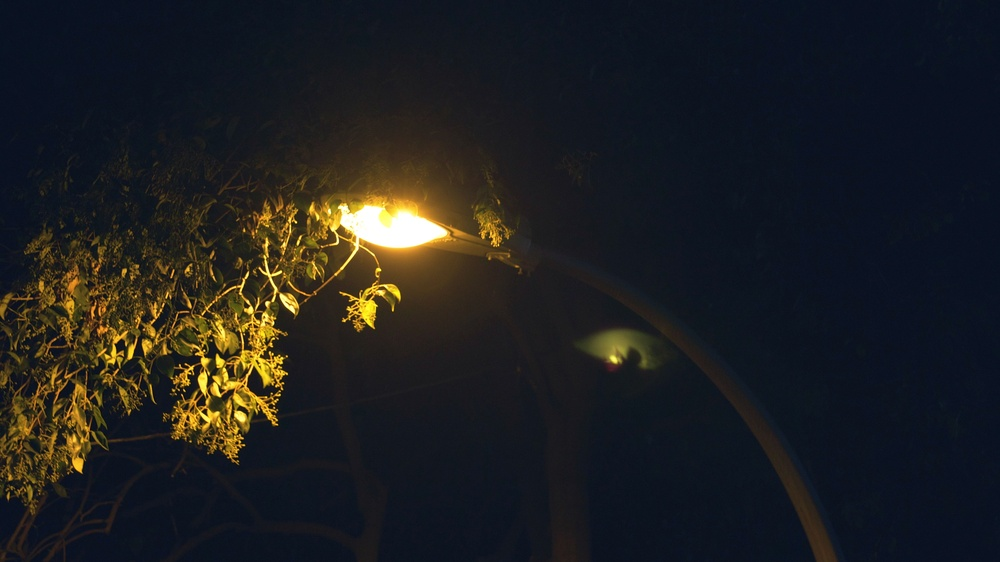
//> input picture data/light.jpeg, 1000 x 562 px, shrunk from 3840 x 2160 before the run
$ ./binary   (built with g++ and OpenCV 4)
//> lines starting //> are read from the running program, lines starting //| are printed output that depends on the picture
#include <opencv2/opencv.hpp>
#include <iostream>
#include <chrono>

#include "../cv_utils/binaryImage.hpp"

using namespace std;

int main()
{
    cv::Mat image = cv::imread("../data/light.jpeg");
//> image is the input picture: 562 rows x 1000 cols, CV_8UC3; mean B, G, R 32, 31, 30.5
    cv::Mat thres_image;

    std::chrono::high_resolution_clock::time_point start = std::chrono::high_resolution_clock::now();
    cv::threshold(image, thres_image, 127, 255, cv::THRESH_BINARY);
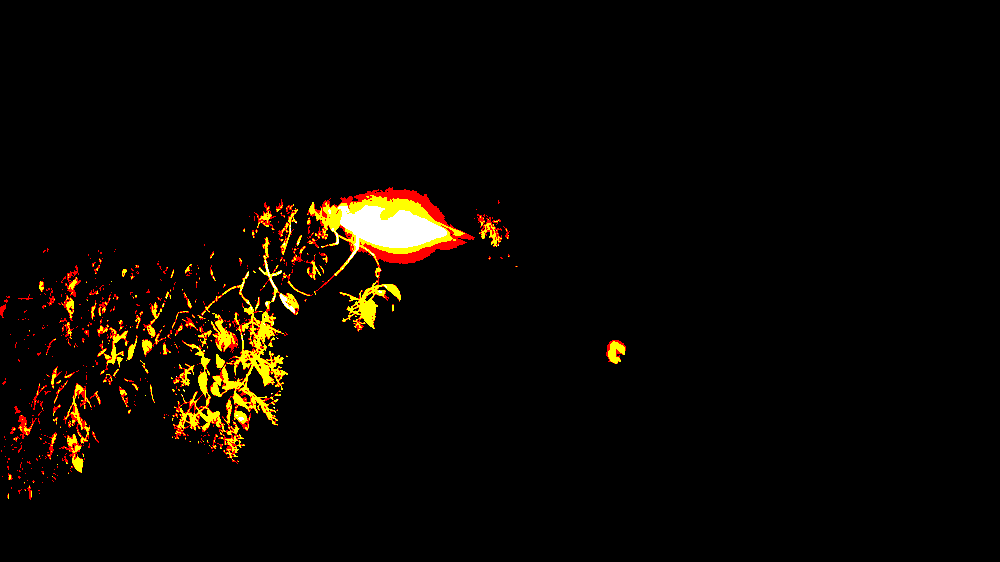
//> thres_image: 562 rows x 1000 cols, CV_8UC3; mean B, G, R 1.5, 6.5, 10.6
    std::chrono::high_resolution_clock::time_point end = std::chrono::high_resolution_clock::now();
    std::chrono::duration<double> cost = std::chrono::duration_cast<std::chrono::duration<double>>(end - start);
    std::cout << "1 It takes " << cost.count() << "s" << std::endl;

    cv::Mat gray;
    cv::cvtColor(image, gray, cv::COLOR_BGR2GRAY);
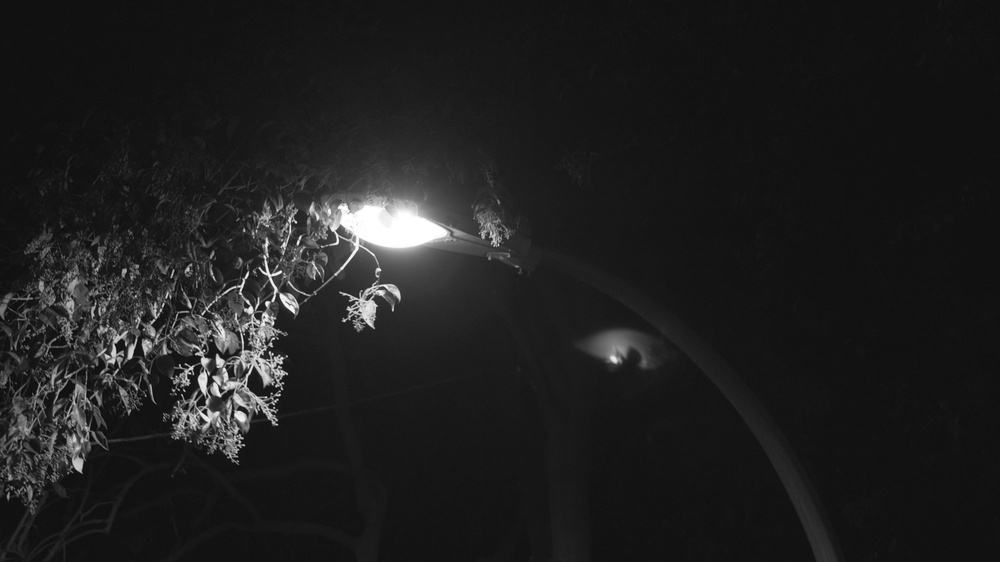
//> gray: 562 rows x 1000 cols, CV_8UC1; min 6, max 255, mean 31.1
    unsigned char* dst_img = new unsigned char[gray.cols * gray.rows];
    start = std::chrono::high_resolution_clock::now();
//> (the run ends here: the program needs code that is not available in this run, at `MyBinaryImage(gray.data, dst_img, gray.cols, gray.rows, 127);`)
